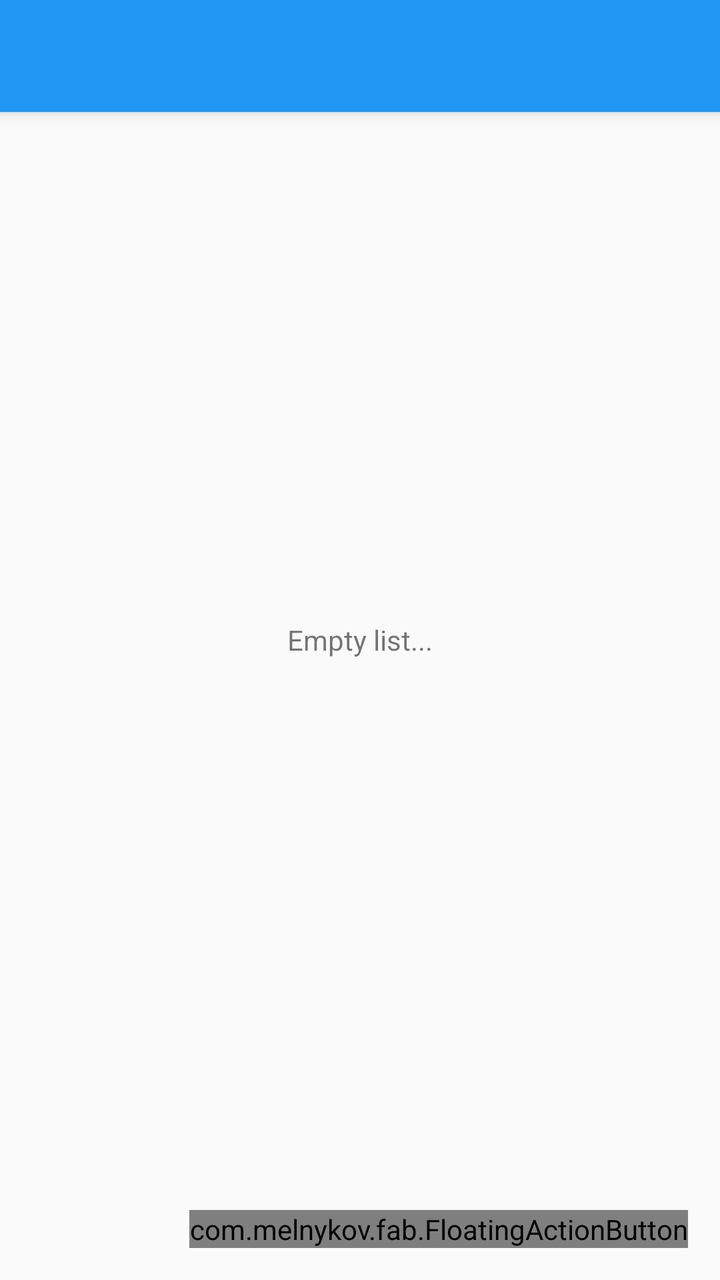
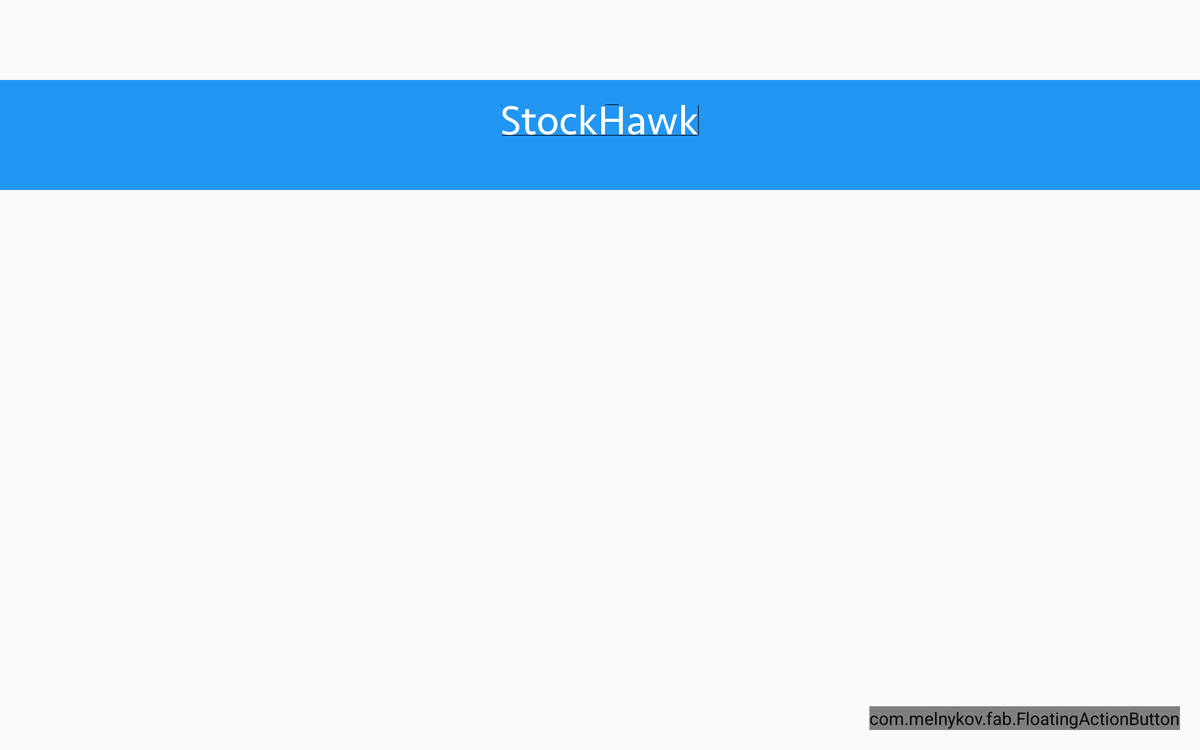

First picture: res/layout/ on a phone held upright. Second picture: the repository's own variant of that layout, on a device whose configuration matches the variant's folder. Source for both follows.
<!-- AndroidManifest.xml: application theme AppTheme -->
<!-- res/layout/activity_my_stocks.xml -->
<?xml version="1.0" encoding="utf-8"?>
<android.support.design.widget.CoordinatorLayout
    xmlns:android="http://schemas.android.com/apk/res/android"
    xmlns:app="http://schemas.android.com/apk/res-auto"
    android:id="@+id/coordinator_layout"
    android:layout_width="match_parent"
    android:layout_height="match_parent">

    <android.support.design.widget.AppBarLayout
        android:id="@+id/appbar"
        android:layout_width="match_parent"
        android:layout_height="wrap_content"
        android:theme="@style/ThemeOverlay.AppCompat.Dark.ActionBar">

        <android.support.v7.widget.Toolbar
            android:id="@+id/toolbar"
            android:layout_width="match_parent"
            android:layout_height="wrap_content"
            android:theme="@style/ThemeOverlay.AppCompat.Dark.ActionBar"/>

    </android.support.design.widget.AppBarLayout>

    <android.support.v7.widget.RecyclerView
        android:id="@+id/recycler_view"
        android:layout_width="match_parent"
        android:layout_height="match_parent"
        app:layout_behavior="@string/appbar_scrolling_view_behavior"/>

    <TextView
        android:id="@+id/empty_recycler_view_msg"
        android:layout_width="match_parent"
        android:layout_height="match_parent"
        app:layout_anchor="@+id/recycler_view"
        app:layout_anchorGravity="fill"
        android:gravity="center_horizontal|center_vertical"
        android:text="@string/empty_recycler_view"
        android:padding="@dimen/activity_horizontal_margin"/>

    <com.melnykov.fab.FloatingActionButton
        xmlns:fab="http://schemas.android.com/apk/res-auto"
        android:id="@+id/fab"
        android:layout_width="wrap_content"
        android:layout_height="wrap_content"
        android:layout_gravity="bottom|end"
        android:layout_margin="16dp"
        android:src="@drawable/ic_add_white_24dp"
        fab:fab_colorNormal="@color/material_blue_500"
        fab:fab_colorPressed="@color/material_blue_700"
        fab:fab_shadow="true"
        fab:fab_type="normal"
        fab:layout_anchorGravity="bottom|end" />

</android.support.design.widget.CoordinatorLayout>
<!-- resources referenced by this layout -->
<resources>
  <color name="material_blue_500">#2196F3</color>
  <color name="material_blue_700">#1976D2</color>
  <dimen name="activity_horizontal_margin">16dp</dimen>
  <string name="empty_recycler_view">Empty list...</string>
  <style name="AppTheme" parent="@style/Theme.AppCompat.Light.NoActionBar">
          <item name="colorPrimary">@color/material_blue_500</item>
          <item name="colorPrimaryDark">@color/material_blue_700</item>
          <item name="colorAccent">@color/material_green_700</item>
      </style>
  <color name="material_green_700">#00C853</color>
</resources>
<!-- res/layout-sw600dp/activity_my_stocks.xml (the author's variant of the layout above) -->
<!-- drawn on a 7-inch tablet turned sideways -->
<RelativeLayout
    xmlns:android="http://schemas.android.com/apk/res/android"
    xmlns:app="http://schemas.android.com/apk/res-auto"
    android:layoutDirection="locale"
    android:layout_width="match_parent"
    android:layout_height="match_parent">

    <android.support.v7.widget.Toolbar
        android:id="@+id/toolbar"
        android:elevation="@dimen/appbar_elevation"
        android:layout_alignParentTop="true"
        android:layout_width="match_parent"
        android:layout_height="?attr/actionBarSize"
        app:theme="@style/ThemeOverlay.AppCompat.Dark.ActionBar"
        app:popupTheme="@style/ThemeOverlay.AppCompat.Light"/>

    <ImageView
        android:id="@+id/logo_imageview"
        android:elevation="@dimen/appbar_elevation"
        android:layout_width="match_parent"
        android:layout_height="?attr/listPreferredItemHeight"
        android:layout_below="@id/toolbar"
        android:scaleType="center"
        android:src="@drawable/ic_logo"
        android:background="@color/material_blue_500"
        android:contentDescription="@string/app_name"/>

    <View
        android:elevation="@dimen/appbar_elevation"
        android:background="@color/material_blue_500"
        android:layout_below="@id/logo_imageview"
        android:layout_width="match_parent"
        android:layout_height="24dp"/>

    <LinearLayout
        android:id="@+id/detail_linear_layout"
        android:elevation="@dimen/appbar_elevation"
        android:layout_below="@id/logo_imageview"
        android:layout_width="match_parent"
        android:layout_height="match_parent"
        android:orientation="horizontal">

        <LinearLayout
            android:layout_width="match_parent"
            android:layout_height="match_parent"
            android:paddingLeft="@dimen/activity_horizontal_margin"
            android:paddingRight="@dimen/activity_horizontal_margin"
            android:layout_weight="1"
            android:orientation="vertical">

            <FrameLayout
                android:elevation="@dimen/appbar_elevation"
                android:layout_width="match_parent"
                android:layout_height="wrap_content"
                android:layout_below="@id/logo_imageview"
                android:id="@+id/fragment"/>
        </LinearLayout>

        <LinearLayout
            android:layout_width="match_parent"
            android:layout_height="match_parent"
            android:layout_weight="1"
            android:orientation="vertical"
            android:paddingTop="?attr/actionBarSize"
            android:paddingRight="@dimen/activity_horizontal_margin"
            android:paddingEnd="@dimen/activity_horizontal_margin"
            android:id="@+id/linear_layout_recycler_view">

            <android.support.v7.widget.RecyclerView
                android:id="@+id/recycler_view"
                android:layout_width="match_parent"
                android:layout_height="match_parent"
                app:layout_behavior="@string/appbar_scrolling_view_behavior"/>

            <TextView
                android:id="@+id/empty_recycler_view_msg"
                android:layout_width="match_parent"
                android:layout_height="match_parent"
                app:layout_anchor="@+id/recycler_view"
                app:layout_anchorGravity="fill"
                android:gravity="center_horizontal|center_vertical"
                android:text="@string/empty_recycler_view"/>
        </LinearLayout>
    </LinearLayout>

    <com.melnykov.fab.FloatingActionButton
        xmlns:fab="http://schemas.android.com/apk/res-auto"
        android:id="@+id/fab"
        android:layout_width="wrap_content"
        android:layout_height="wrap_content"
        android:layout_gravity="bottom|end"
        android:layout_margin="16dp"
        android:src="@drawable/ic_add_white_24dp"
        fab:fab_colorNormal="@color/material_blue_500"
        fab:fab_colorPressed="@color/material_blue_700"
        fab:fab_shadow="true"
        fab:fab_type="normal"
        fab:layout_anchorGravity="bottom|end"
        android:layout_alignRight="@id/detail_linear_layout"
        android:layout_alignBottom="@id/detail_linear_layout"/>
</RelativeLayout>
<!-- resources referenced by the variant -->
<!-- as a 7-inch tablet turned sideways resolves them -->
<resources>
  <color name="material_blue_500">#2196F3</color>
  <color name="material_blue_700">#1976D2</color>
  <dimen name="activity_horizontal_margin">16dp</dimen>
  <!-- drawable ic_logo: vector/xml drawable (drawable, 2161 chars, omitted) -->
  <string name="app_name">Stock Hawk</string>
  <string name="empty_recycler_view">Empty list...</string>
  <style name="AppTheme" parent="@style/Theme.AppCompat.Light.NoActionBar">
          <item name="colorPrimary">@color/material_blue_500</item>
          <item name="colorPrimaryDark">@color/material_blue_700</item>
          <item name="colorAccent">@color/material_green_700</item>
      </style>
  <color name="material_green_700">#00C853</color>
</resources>
